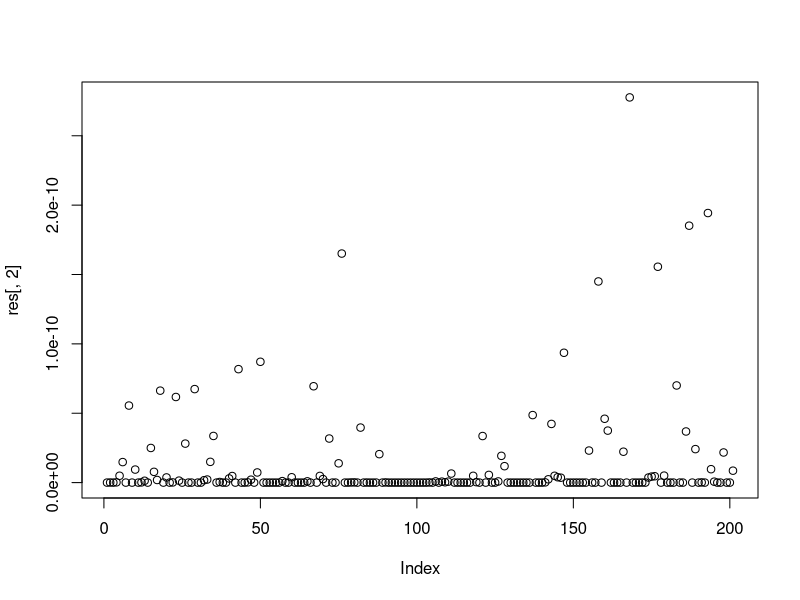
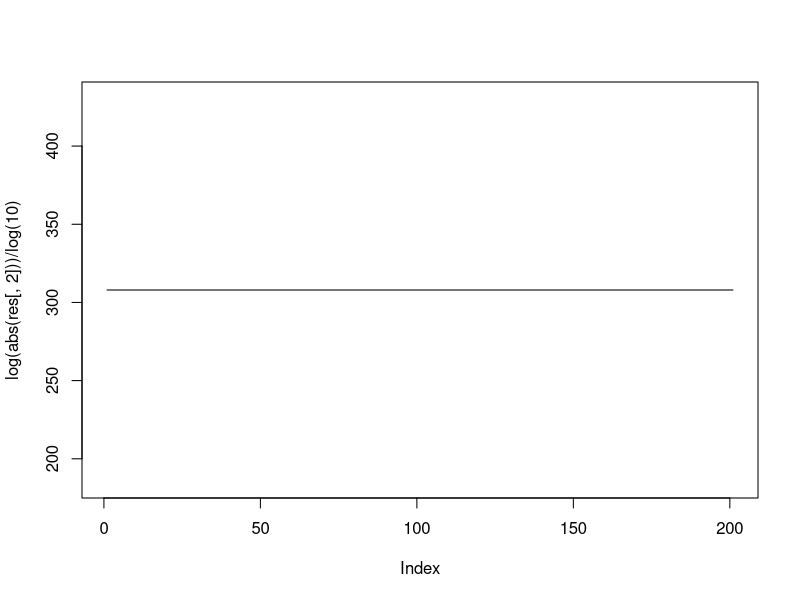

Write the R code that produced these figures, in order.


### Tests using Package optimx

# Vignette: Explaining Gradient Minimizers in R
# https://cran.r-project.org/web/packages/optimx/vignettes/ExplainGradMinR.pdf


library(optimx)

# Requires also package lbfgs

# Note:
#   Modified functions;
#   for-loop => vectorized sum;
bfn = function(par) {
	n <- length(par)
	if (n < 1) stop("Variably Dimensioned: n must be positive");
	# fsum <- 0; fn1 <- 0;
	fd   = par - 1;
	fsum = sum(fd * fd);
	fn1  = sum(seq(n) * fd);
	# for (j in 1:n) {
	#	fj <- par[j] - 1; fsum <- fsum + fj * fj; fn1 <- fn1 + j * fj
	# }
	fn1_fn1 <- fn1 * fn1 # f_n+1 and f_n+2
	fsum <- fsum + fn1_fn1 + fn1_fn1 * fn1_fn1
	fsum
}

bgr = function(par) {
	n <- length(par)
	# if (n < 1) {stop("Variably Dimensioned: n must be positive") }
	# fsum <- 0; grad <- rep(0, n); fn1 <- 0;
	fd   = par - 1;
	fn1  = sum(fd * seq(n));
	grad = 2 * fd;
	# for (j in 1:n) {
	#	fj <- par[j] - 1; fn1 <- fn1 + j * fj; grad[j] <- grad[j] + 2 * fj
	# }
	fn1_2 = fn1 * 2; fn13_4 <- fn1_2 * fn1_2 * fn1;
	grad  = grad + 1:n * (fn1_2 + fn13_4)
	grad
}

n  = 100; # Number of variables
# Initial guess:
x0 = rep(pi, n)
defaultW = getOption("warn")
options(warn = -1)
mm   = c("ncg","Rcgmin","lbfgs","L-BFGS-B","Rtnmin")
res1 = opm(x0, bfn, bgr, method=mm)
options(warn = defaultW)
res1[ , seq(n, n + 8)]

### Test
# All Solutions == 1
# Error of solutions:
summary(unlist(res1[1, 1:n]) - 1)


### Note: Loss of precision!
# - Methods "bcg" and "Rcgmin" loose precision with these new functions;
# - Original precision: x closer to 1 & function "value" (residual error) also better;
#  -- value for ncg = 4.247862e-24;
#  -- value for Rcgmin = 2.320238e-26;
#  -- How is this precision achieved?
#  -- Value for ncg drops massively for n = 101 with both versions of the function!
#     (to 5E-12 ... 5E-14)
# - Issue with sum(...)?


###############
### Exploration

### Various n:
explore.opm = function(n, method) {
	defaultW = getOption("warn")
	options(warn = -1)
	res = lapply(n, function(n) {
		x0 = rep(pi, n)
		# mm   = c("ncg","Rcgmin","lbfgs","L-BFGS-B","Rtnmin")
		res1 = opm(x0, bfn, bgr, method = method)
		res1 = unlist(res1[ , seq(n, n + 1)])
	});
	
	options(warn = defaultW);
	res = do.call(rbind, res);
	return(res);
}

n = seq(100, 300)
# takes 5-10 seconds to run;
res = explore.opm(n, "ncg")

plot(res[,2])

# for Rtnmin
# plot(res[res[,2] < 4E+5,2])

###
n = seq(100, 300)
# takes ~10 seconds to run;
res = explore.opm(n, "lbfgs")
plot(log(abs(res[,2])) / log(10), type = "l")
